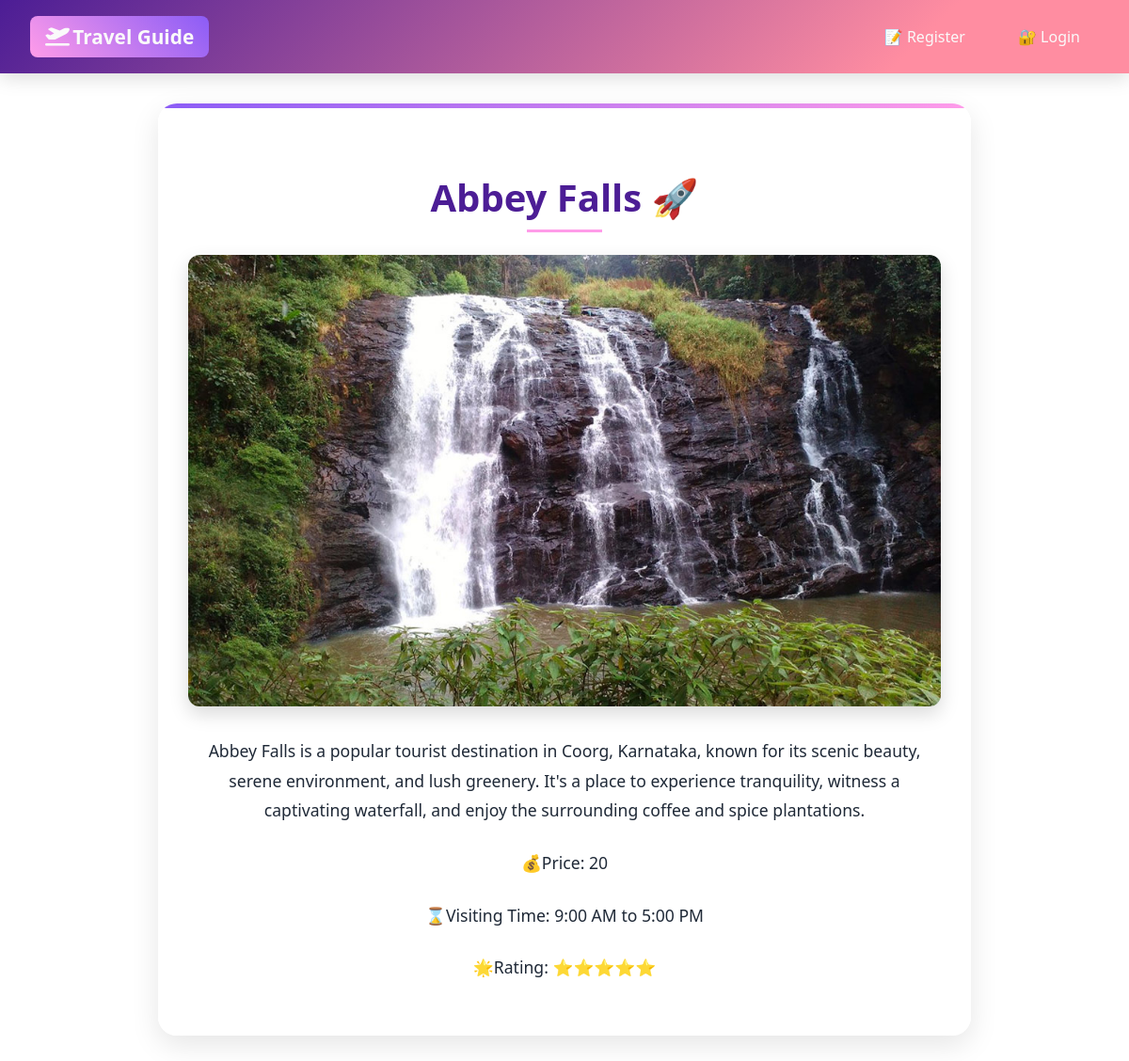
Page /base/actread/1/ on the committed database.
### base/models.py (models this page shows, shortened)
class Photo(models.Model):
    title=models.CharField(max_length=100)
    image=models.ImageField(upload_to='photos/') #upload_to : create one folder and all photos will be stored their
    price = models.PositiveIntegerField()
    desc=models.CharField(max_length=1000)
    visiting_time = models.CharField(max_length=100)
    rating = models.IntegerField(choices=STAR_CHOICES, default=3)
    destination = models.ForeignKey(Destination,on_delete=models.CASCADE)
    is_deleted = models.BooleanField(default=False)
    deleted_at = models.DateTimeField(null=True,blank=True)

### base/views.py (the view)
# urls.py: path('actread/<int:aid>/',views.actread,name='actread'),
def actread(request, aid):
    act_data = get_object_or_404(Photo, id=aid)
    return render(request, 'actread.html', {'act_data': act_data})

### base/templates/actread.html
{% extends 'main.html' %}
{% block content %}
<div class="container">
    <h3>{{act_data.title}} 🚀</h3>
    <img src="{{ act_data.image.url }}" alt="{{ act_data.title }}">
    <p>{{act_data.desc}}</p>
    <p>💰Price: {{act_data.price}}</p>
    <p>⌛Visiting Time: {{act_data.visiting_time}}</p>
    <p>🌟Rating: {{act_data.get_rating_display }}</p>
</div>
{% endblock %}

### static/style.css (style rules this page uses)
:root { --primary: #FF8DA1; --secondary: #FFC2BA; --accent: #FF9CE9; --dark: #AD56C4; --light: #FFFFFF; }
body { font-family: 'Segoe UI', Tahoma, Geneva, Verdana, sans-serif; margin: 0; }
:root { --primary: #8B5CF6; --secondary: #EC4899; --accent: #FF9CE9; --dark: #4C1D95; --light: #FAFAFA; --text-dark: #1F2937; --price-color: #10B981; }
.container { max-width: 800px; margin: 2rem auto; padding: 2rem; background: rgba(255, 255, 255, 0.95); border-radius: 20px; box-shadow: 0 10px 30px rgba(0, 0, 0, 0.1); position: relative; overflow: hidden; animation: fadeInUp 0.8s ease-out; }
.container::before { content: ''; position: absolute; top: 0; left: 0; width: 100%; height: 5px; background: linear-gradient( 90deg, var(--primary), var(--accent), var(--secondary) ); background-size: 200% 200%; animation: gradientFlow 6s ease infinite; }
.container h3 { color: var(--dark); font-size: 2.5rem; margin-bottom: 1.5rem; text-align: center; position: relative; padding-bottom: 10px; }
.container h3::after { content: ''; position: absolute; bottom: 0; left: 50%; transform: translateX(-50%); width: 80px; height: 3px; background: var(--accent); animation: growLine 1s ease-out forwards; }
.container img { display: block; max-width: 100%; height: auto; margin: 0 auto 2rem; border-radius: 12px; box-shadow: 0 8px 20px rgba(0, 0, 0, 0.15); transition: all 0.4s ease; animation: pulse 3s infinite; }
.container p { color: var(--text-dark); font-size: 1.1rem; line-height: 1.8; margin-bottom: 1.5rem; padding: 0 1rem; position: relative; }

### rows in the picture
Photo: title "Abbey Falls", image (picture), desc "Abbey Falls is a popular tourist destination in Coorg, Karnataka, known for its scenic beauty, serene environment, and lush greenery. It's a place to experience tranquility, witness a captivating waterfall, and enjoy the surrounding coffee and spice plantations.", price "20", visiting_time "9:00 AM to 5:00 PM", rating "⭐⭐⭐⭐⭐"
